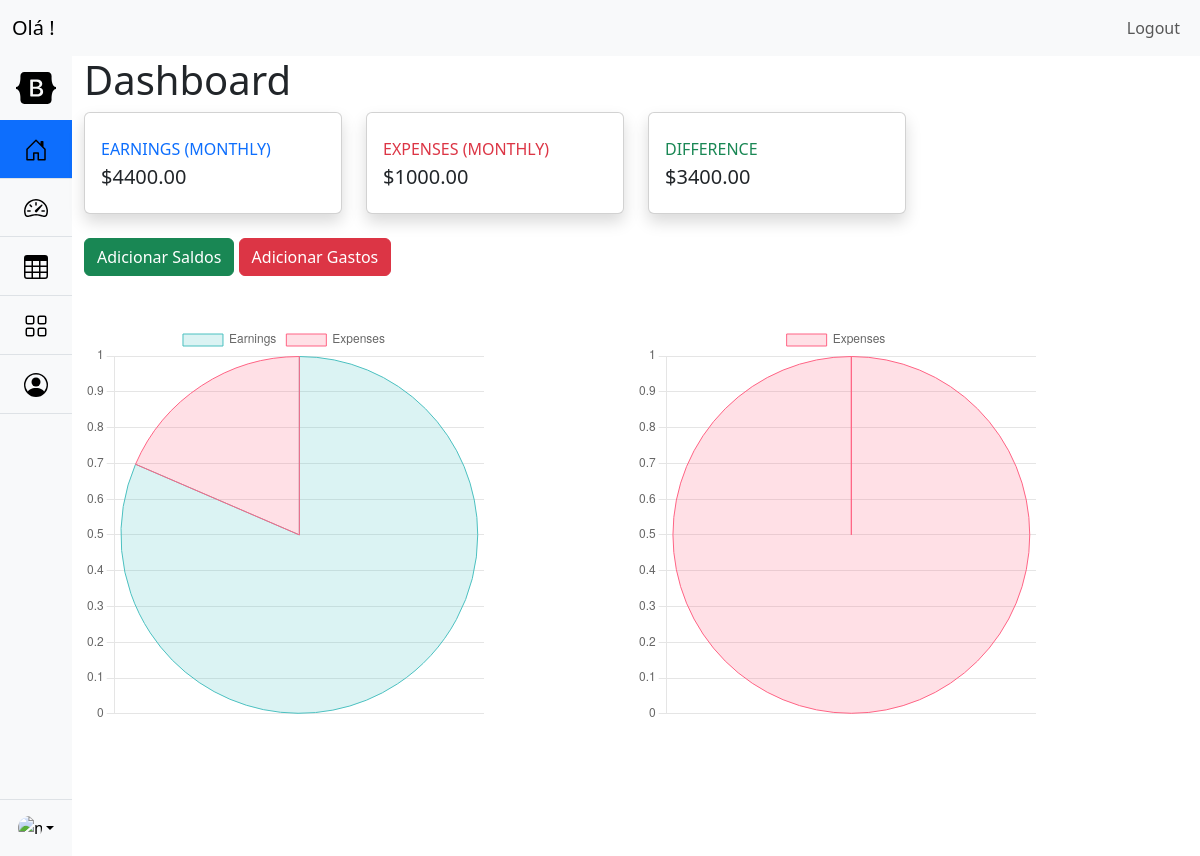
The app's page /dashboard (signed in), older data.
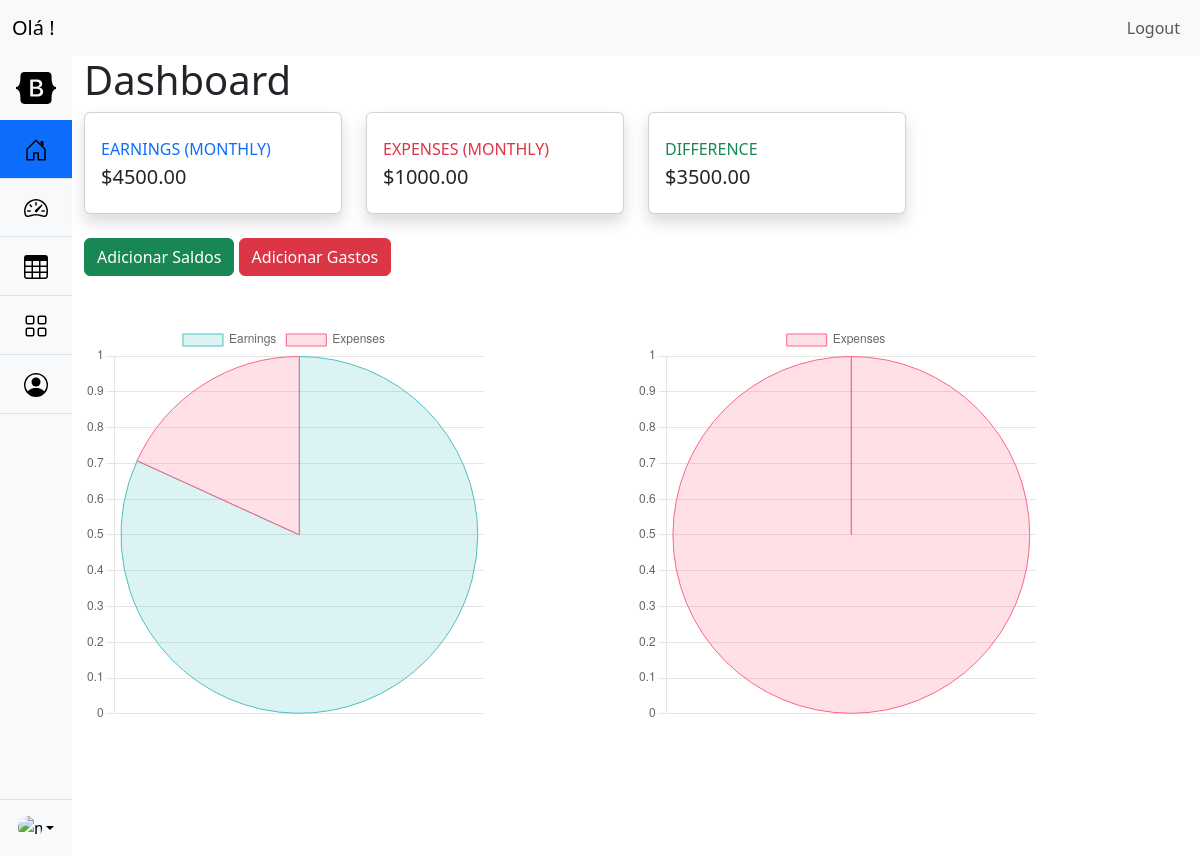
The same page, newer data.
### crm/models.py (models this page shows, shortened)
class FinancialData(models.Model):
    user = models.OneToOneField(User, on_delete=models.CASCADE)
    monthly_income = models.DecimalField(max_digits=10, decimal_places=2, default=0.00)
    monthly_expense = models.DecimalField(max_digits=10, decimal_places=2, default=0.00)
    date = models.DateField(default=timezone.now)

### crm/views.py (the view)
# urls.py: path("dashboard", views.dashboard, name="dashboard"),
@login_required(login_url="my_login")
def dashboard(request):
    financial_data, created = FinancialData.objects.get_or_create(user=request.user)
    form = FinancialDataForm(request.POST or None, instance=financial_data)
    if request.method == "POST":
        if form.is_valid():
            form.save()
            return redirect("dashboard")
    monthly_earnings = financial_data.monthly_income or Decimal("0.00")
    monthly_expense = financial_data.monthly_expense or Decimal("0.00")
    difference = monthly_earnings - monthly_expense
    context = {
        "form": form,
        "monthly_earnings": monthly_earnings,
        "monthly_expense": monthly_expense,
        "difference": difference,
    }
    return render(request, "crm/dashboard.html", context)

### crm/templates/crm/dashboard.html (shortened to what this page needs)
<!DOCTYPE html>
<html lang="en">
<head>
  {% load static %}
  <link href="https://cdn.jsdelivr.net/npm/bootstrap@5.3.3/dist/css/bootstrap.min.css" rel="stylesheet"
>
</head>
<body>
  <nav class="navbar navbar-expand-lg navbar-light bg-light">
    <div class="container-fluid">
      <a class="navbar-brand" href="#">Olá {{ request.user.first_name}} {{ request.user.last_name}}!</a>
      <div class="collapse navbar-collapse" id="navbarNav">
        <ul class="navbar-nav ms-auto">
          <li class="nav-item">
            <a class="nav-link" href="{% url 'user-logout' %}">Logout</a>
          </li>
        </ul>
      </div>
    </div>
  </nav>
  <main class="d-flex flex-nowrap">
    <div class="d-flex flex-column flex-shrink-0 bg-body-tertiary" style="width: 4.5rem; height: 100vh;">
        <a href="/" class="d-block p-3 link-body-emphasis text-decoration-none" data-bs-toggle="tooltip" data-bs-placement="right" data-bs-original-title="Icon-only">
          <svg class="bi pe-none" width="40" height="32"><use xlink:href="#bootstrap"></use></svg>
        </a>
        <ul class="nav nav-pills nav-flush flex-column mb-auto text-center">
          <li class="nav-item">
            <a href="#" class="nav-link active py-3 border-bottom rounded-0" aria-current="page" data-bs-toggle="tooltip" data-bs-placement="right" aria-label="Home" data-bs-original-title="Home">
              <svg class="bi pe-none" width="24" height="24" role="img" aria-label="Home"><use xlink:href="#home"></use></svg>
            </a>
          </li>
          <li>
            <a href="#" class="nav-link py-3 border-bottom rounded-0" data-bs-toggle="tooltip" data-bs-placement="right" aria-label="Dashboard" data-bs-original-title="Dashboard">
              <svg class="bi pe-none" width="24" height="24" role="img" aria-label="Dashboard"><use xlink:href="#speedometer2"></use></svg>
            </a>
          </li>
          <li>
            <a href="#" class="nav-link py-3 border-bottom rounded-0" data-bs-toggle="tooltip" data-bs-placement="right" aria-label="Orders" data-bs-original-title="Orders">
              <svg class="bi pe-none" width="24" height="24" role="img" aria-label="Orders"><use xlink:href="#table"></use></svg>
            </a>
          </li>
          <li>
            <a href="#" class="nav-link py-3 border-bottom rounded-0" data-bs-toggle="tooltip" data-bs-placement="right" aria-label="Products" data-bs-original-title="Products">
              <svg class="bi pe-none" width="24" height="24" role="img" aria-label="Products"><use xlink:href="#grid"></use></svg>
            </a>
          </li>
          <li>
            <a href="#" class="nav-link py-3 border-bottom rounded-0" data-bs-toggle="tooltip" data-bs-placement="right" aria-label="Customers" data-bs-original-title="Customers">
              <svg class="bi pe-none" width="24" height="24" role="img" aria-label="Customers"><use xlink:href="#people-circle"></use></svg>
            </a>
          </li>
        </ul>
        <div class="dropdown border-top">
          <a href="#" class="d-flex align-items-center justify-content-center p-3 link-body-emphasis text-decoration-none dropdown-toggle" data-bs-toggle="dropdown" aria-expanded="false">
            <img src="https://github.com/mdo.png" alt="mdo" width="24" height="24" class="rounded-circle">
          </a>
        </div>
      </div>
    <div class="container">
        <h1>Dashboard</h1>
        <div class="row">
            <div class="col-xl-3 col-md-6 mb-4">
                <div class="card border-left-primary shadow h-100 py-2">
                    <div class="card-body">
                        <div class="row no-gutters align-items-center">
                            <div class="col mr-2">
                                <div class="text-xs font-weight-bold text-primary text-uppercase mb-1">
                                    Earnings (Monthly)</div>
                                <div class="h5 mb-0 font-weight-bold text-gray-800">${{ monthly_earnings }}</div>
                            </div>
                        </div>
                    </div>
                </div>
            </div>
            <div class="col-xl-3 col-md-6 mb-4">
                <div class="card border-left-danger shadow h-100 py-2">
                    <div class="card-body">
                        <div class="row no-gutters align-items-center">
                            <div class="col mr-2">
                                <div class="text-xs font-weight-bold text-danger text-uppercase mb-1">
                                    Expenses (Monthly)</div>
                                <div class="h5 mb-0 font-weight-bold text-gray-800">${{ monthly_expense }}</div>
                            </div>
                        </div>
                    </div>
                </div>
            </div>
            <div class="col-xl-3 col-md-6 mb-4">
                <div class="card border-left-success shadow h-100 py-2">
                    <div class="card-body">
                        <div class="row no-gutters align-items-center">
                            <div class="col mr-2">
                                <div class="text-xs font-weight-bold text-success text-uppercase mb-1">
                                    Difference</div>
                                <div class="h5 mb-0 font-weight-bold text-gray-800">${{ difference }}</div>
                            </div>
                        </div>
                    </div>
                </div>
            </div>
        </div>
        <button type="button" class="btn btn-success" data-bs-toggle="modal" data-bs-target="#staticBackdrop">
            Adicionar Saldos
        </button>
         <button type="button" class="btn btn-danger" data-bs-toggle="modal" data-bs-target="#staticBackdrop2">
            Adicionar Gastos
        </button>
        <div class="d-flex mt-lg-5">
            <div class="col-xl-6">
                <canvas id="addedBalanceChart" style="max-width: 400px; max-height: 400px;"></canvas>
            </div>
            <div class="col-xl-6">
                <canvas id="addedExpenseChart" style="max-width: 400px; max-height: 400px;"></canvas>
            </div>
        </div>
    </div>
  </main>
  <script>
    // Obtém os valores de saldo adicionados e saídas adicionadas do contexto do template
    var addedBalanceData = {
        labels: ["Earnings", "Expenses"],
        datasets: [{
            label: 'Added Balance',
            data: [{{ monthly_earnings }}, {{ monthly_expense }}],
            backgroundColor: [
                'rgba(75, 192, 192, 0.2)',
                'rgba(255, 99, 132, 0.2)'
            ],
            borderColor: [
                'rgba(75, 192, 192, 1)',
                'rgba(255, 99, 132, 1)'
            ],
            borderWidth: 1
        }]
    };
    var addedBalanceOptions = {
        scales: {
            y: {
                beginAtZero: true
            }
        }
    };
    // Cria o gráfico de saldo adicionado
    var addedBalanceChart = new Chart(document.getElementById('addedBalanceChart'), {
        type: 'pie',
        data: addedBalanceData,
        options: addedBalanceOptions
    });
    // Cria o gráfico de saídas adicionadas
    var addedExpenseData = {
        labels: ["Expenses"],
        datasets: [{
            label: 'Added Expenses',
            data: [{{ monthly_expense }}],
            backgroundColor: [
                'rgba(255, 99, 132, 0.2)'
            ],
            borderColor: [
                'rgba(255, 99, 132, 1)'
            ],
            borderWidth: 1
        }]
    };
    var addedExpenseOptions = {
        scales: {
            y: {
                beginAtZero: true
            }
        }
    };
    var addedExpenseChart = new Chart(document.getElementById('addedExpenseChart'), {
        type: 'pie',
        data: addedExpenseData,
        options: addedExpenseOptions
    });
    // Obtém os dados de diferença ao longo do tempo do contexto do template
    var differenceOverTimeData = {
        labels: ["January", "February", "March", "April", "May", "June"],
        datasets: [{
            label: 'Difference Over Time',
            data: [100, 200, 300, 400, 500, 600], // Substitua esses valores pelos seus dados reais
            backgroundColor: 'rgba(54, 162, 235, 0.2)',
            borderColor: 'rgba(54, 162, 235, 1)',
            borderWidth: 1
        }]
    };
    var differenceOverTimeOptions = {
        scales: {
            y: {
                beginAtZero: true
            }
        }
    };
</script>
</body>
</html>

Row changes from the older to the newer data that the page shows:
changed FinancialData: monthly_income "4400.00" → "4500.00"
Text that changed along with them:
{{ difference }}: "3400.00" → "3500.00"
chart data {{ monthly_earnings }}: 4400.00 → 4500.00
